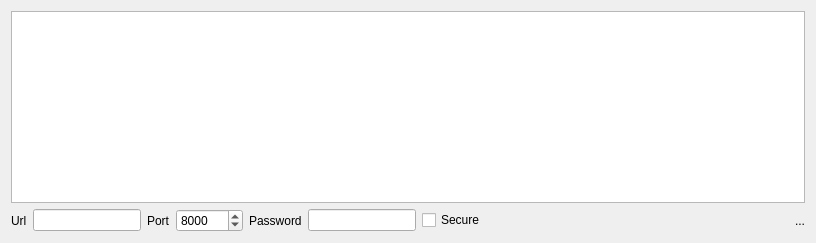
          <widget class="QWidget" name="tab_5">
           <attribute name="icon">
            <iconset resource="../Icons/icons.qrc">
             <normaloff>:/Icons/icons/server.png</normaloff>:/Icons/icons/server.png</iconset>
           </attribute>
           <attribute name="title">
            <string>Server</string>
           </attribute>
           <layout class="QVBoxLayout" name="verticalLayout_7">
            <item>
             <widget class="QTableView" name="server_tableView">
              <property name="toolTip">
               <string>Server jobs currently on cue</string>
              </property>
             </widget>
            </item>
            <item>
             <widget class="QFrame" name="frame_2">
              <property name="frameShape">
               <enum>QFrame::Shape::NoFrame</enum>
              </property>
              <property name="frameShadow">
               <enum>QFrame::Shadow::Raised</enum>
              </property>
              <layout class="QHBoxLayout" name="horizontalLayout_8">
               <property name="leftMargin">
                <number>0</number>
               </property>
               <property name="topMargin">
                <number>0</number>
               </property>
               <property name="rightMargin">
                <number>0</number>
               </property>
               <property name="bottomMargin">
                <number>0</number>
               </property>
               <item>
                <widget class="QLabel" name="label_146">
                 <property name="text">
                  <string>Url</string>
                 </property>
                </widget>
               </item>
               <item>
                <widget class="QLineEdit" name="server_url_lineEdit">
                 <property name="toolTip">
                  <string>Type here the VeraGrid server URL (ask your IT team)</string>
                 </property>
                </widget>
               </item>
               <item>
                <widget class="QLabel" name="label_147">
                 <property name="text">
                  <string>Port</string>
                 </property>
                </widget>
               </item>
               <item>
                <widget class="QSpinBox" name="server_port_spinBox">
                 <property name="toolTip">
                  <string>Type here the VeraGrid server Port (ask your IT team)</string>
                 </property>
                 <property name="maximum">
                  <number>9999999</number>
                 </property>
                 <property name="value">
                  <number>8000</number>
                 </property>
                </widget>
               </item>
               <item>
                <widget class="QLabel" name="label_148">
                 <property name="text">
                  <string>Password</string>
                 </property>
                </widget>
               </item>
               <item>
                <widget class="QLineEdit" name="server_pwd_lineEdit">
                 <property name="toolTip">
                  <string>Type here the VeraGrid server password (ask your IT team)</string>
                 </property>
                 <property name="echoMode">
                  <enum>QLineEdit::EchoMode::Password</enum>
                 </property>
                </widget>
               </item>
               <item>
                <widget class="QCheckBox" name="secureServerConnectionCheckBox">
                 <property name="text">
                  <string>Secure</string>
                 </property>
                </widget>
               </item>
               <item>
                <spacer name="horizontalSpacer_7">
                 <property name="orientation">
                  <enum>Qt::Orientation::Horizontal</enum>
                 </property>
                 <property name="sizeHint" stdset="0">
                  <size>
                   <width>304</width>
                   <height>20</height>
                  </size>
                 </property>
                </spacer>
               </item>
               <item>
                <widget class="QLabel" name="server_status_label">
                 <property name="text">
                  <string>...</string>
                 </property>
                </widget>
               </item>
              </layout>
             </widget>
            </item>
           </layout>
          </widget>
